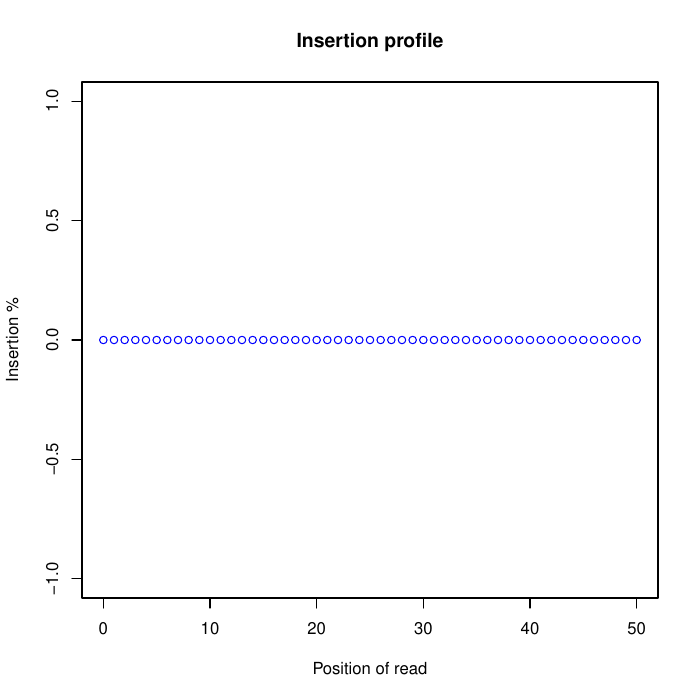

This chart was generated by the following R code:
pdf("output.insertion_profile.pdf")
read_pos=c(0,1,2,3,4,5,6,7,8,9,10,11,12,13,14,15,16,17,18,19,20,21,22,23,24,25,26,27,28,29,30,31,32,33,34,35,36,37,38,39,40,41,42,43,44,45,46,47,48,49,50)
insert_count=c(0,0,0,0,0,0,0,0,0,0,0,0,0,0,0,0,0,0,0,0,0,0,0,0,0,0,0,0,0,0,0,0,0,0,0,0,0,0,0,0,0,0,0,0,0,0,0,0,0,0,0)
noninsert_count= 40 - insert_count
plot(read_pos, insert_count*100/(insert_count+noninsert_count),col="blue",main="Insertion profile",xlab="Position of read",ylab="Insertion %",type="b")
dev.off()
